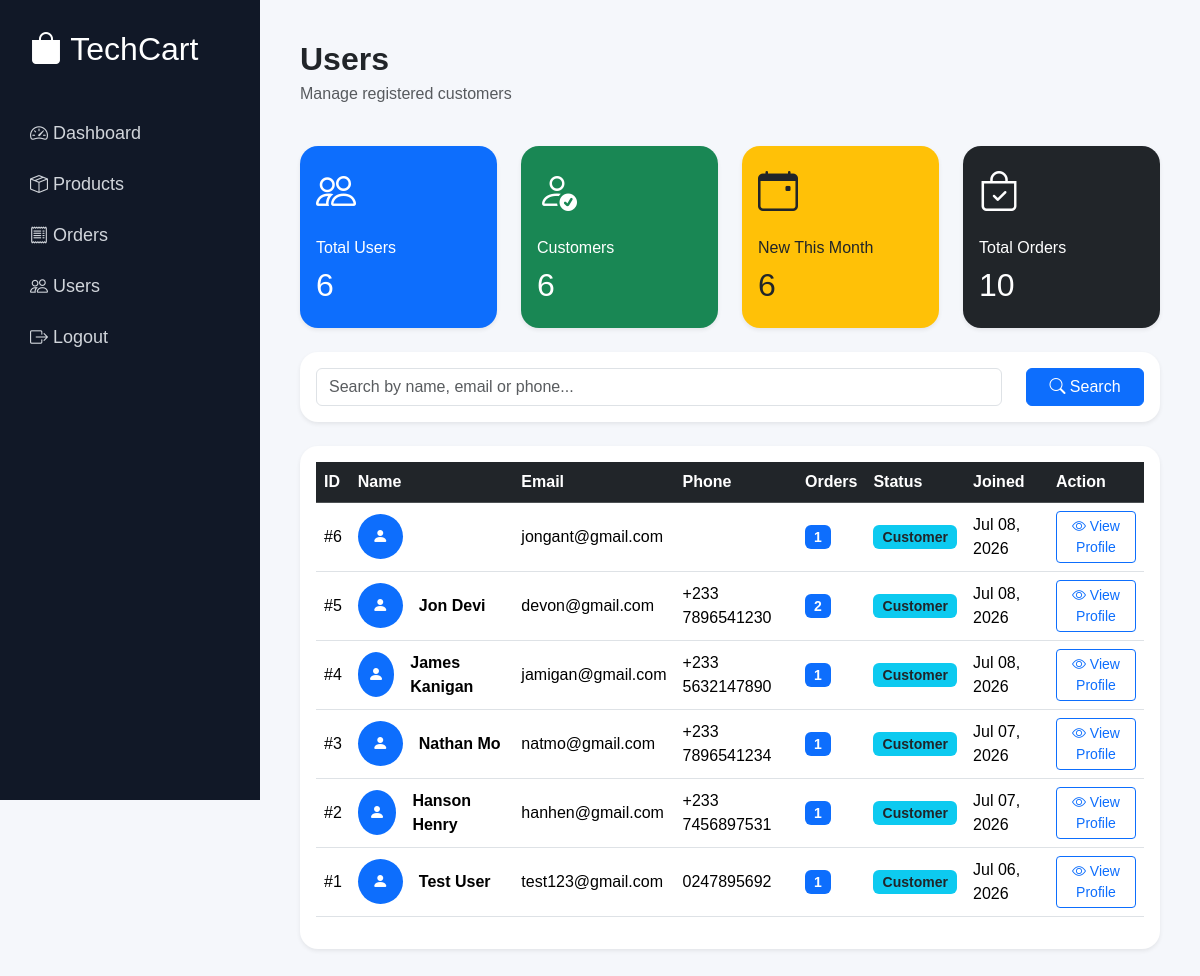
Page /admin/users.php (signed in) on the committed database.
### tables this page shows
CREATE TABLE `users` (
  `id` int(11) NOT NULL,
  `full_name` varchar(100) NOT NULL,
  `email` varchar(100) NOT NULL,
  `password` varchar(255) NOT NULL,
  `phone` varchar(20) DEFAULT NULL,
  `address` text DEFAULT NULL,
  `created_at` timestamp NOT NULL DEFAULT current_timestamp()
);

### admin/users.php (the view, shortened to what this page needs)
<?php
require_once "../config/database.php";
$search = "";
$totalUsers = mysqli_fetch_assoc(
    mysqli_query($conn, "SELECT COUNT(*) AS total FROM users")
)['total'];
$newUsers = mysqli_fetch_assoc(
    mysqli_query(
        $conn,
        "SELECT COUNT(*) AS total
        FROM users
        WHERE MONTH(created_at)=MONTH(CURRENT_DATE())
        AND YEAR(created_at)=YEAR(CURRENT_DATE())"
    )
)['total'];
$buyers = mysqli_fetch_assoc(
    mysqli_query(
        $conn,
        "SELECT COUNT(DISTINCT user_id) AS total
        FROM orders"
    )
)['total'];
$totalOrders = mysqli_fetch_assoc(
    mysqli_query(
        $conn,
        "SELECT COUNT(*) AS total
        FROM orders"
    )
)['total'];
$query = "
SELECT
    users.*,
    COUNT(orders.id) AS total_orders
FROM users
LEFT JOIN orders
ON users.id = orders.user_id
WHERE
    users.full_name LIKE '%$search%'
    OR users.email LIKE '%$search%'
    OR users.phone LIKE '%$search%'
GROUP BY users.id
ORDER BY users.created_at DESC
";
$users = mysqli_query($conn, $query);
?>
<!DOCTYPE html>
<html lang="en">
<head>
<link href="https://cdn.jsdelivr.net/npm/bootstrap@5.3.7/dist/css/bootstrap.min.css" rel="stylesheet">
<link href="https://cdn.jsdelivr.net/npm/bootstrap-icons@1.13.1/font/bootstrap-icons.css" rel="stylesheet">
</head>
<body>
<div class="sidebar">
<h2>
<i class="bi bi-bag-fill"></i>
TechCart
</h2>
<a href="index.php">
<i class="bi bi-speedometer2"></i>
Dashboard
</a>
<a href="products.php">
<i class="bi bi-box-seam"></i>
Products
</a>
<a href="orders.php">
<i class="bi bi-receipt"></i>
Orders
</a>
<a href="users.php" class="active">
<i class="bi bi-people"></i>
Users
</a>
<a href="logout.php">
<i class="bi bi-box-arrow-right"></i>
Logout
</a>
</div>
<div class="main">
<div class="d-flex justify-content-between align-items-center mb-4">
<div>
<h2 class="fw-bold mb-1">
Users
</h2>
<p class="text-muted">
Manage registered customers
</p>
</div>
</div>
<div class="row g-4 mb-4">
<div class="col-lg-3 col-md-6">
<div class="card bg-primary text-white shadow-sm">
<div class="card-body">
<i class="bi bi-people fs-1"></i>
<h6 class="mt-3">Total Users</h6>
<h2><?php echo $totalUsers; ?></h2>
</div>
</div>
</div>
<div class="col-lg-3 col-md-6">
<div class="card bg-success text-white shadow-sm">
<div class="card-body">
<i class="bi bi-person-check fs-1"></i>
<h6 class="mt-3">Customers</h6>
<h2><?php echo $buyers; ?></h2>
</div>
</div>
</div>
<div class="col-lg-3 col-md-6">
<div class="card bg-warning text-dark shadow-sm">
<div class="card-body">
<i class="bi bi-calendar-event fs-1"></i>
<h6 class="mt-3">New This Month</h6>
<h2><?php echo $newUsers; ?></h2>
</div>
</div>
</div>
<div class="col-lg-3 col-md-6">
<div class="card bg-dark text-white shadow-sm">
<div class="card-body">
<i class="bi bi-bag-check fs-1"></i>
<h6 class="mt-3">Total Orders</h6>
<h2><?php echo $totalOrders; ?></h2>
</div>
</div>
</div>
</div>
<div class="card mb-4 shadow-sm">
<div class="card-body">
<form method="GET">
<div class="row">
<div class="col-md-10">
<input
type="text"
name="search"
class="form-control"
placeholder="Search by name, email or phone..."
value="<?php echo htmlspecialchars($search); ?>">
</div>
<div class="col-md-2 d-grid">
<button class="btn btn-primary">
<i class="bi bi-search"></i>
Search
</button>
</div>
</div>
</form>
</div>
</div>
<div class="card shadow-sm">
<div class="card-body">
<div class="table-responsive">
<table class="table table-hover align-middle">
<thead class="table-dark">
<tr>
<th>ID</th>
<th>Name</th>
<th>Email</th>
<th>Phone</th>
<th>Orders</th>
<th>Status</th>
<th>Joined</th>
<th>Action</th>
</tr>
</thead>
<tbody>
<?php if(mysqli_num_rows($users)>0){ ?>
<?php while($user=mysqli_fetch_assoc($users)){ ?>
<tr>
<td>
#<?php echo $user['id']; ?>
</td>
<td>
<div class="d-flex align-items-center">
<div
class="bg-primary text-white rounded-circle d-flex justify-content-center align-items-center me-3"
style="width:45px;height:45px;">
<i class="bi bi-person-fill"></i>
</div>
<div>
<strong>
<?php echo htmlspecialchars($user['full_name']); ?>
</strong>
</div>
</div>
</td>
<td>
<?php echo htmlspecialchars($user['email']); ?>
</td>
<td>
<?php echo htmlspecialchars($user['phone']); ?>
</td>
<td>
<span class="badge bg-primary">
<?php echo $user['total_orders']; ?>
</span>
</td>
<td>
<?php
if($user['total_orders']==0){
echo "<span class='badge bg-secondary'>New</span>";
}elseif($user['total_orders']<5){
echo "<span class='badge bg-info text-dark'>Customer</span>";
}else{
echo "<span class='badge bg-success'>VIP</span>";
}
?>
</td>
<td>
<?php echo date("M d, Y",strtotime($user['created_at'])); ?>
</td>
<td>
<a
href="view_user.php?id=<?php echo $user['id']; ?>"
class="btn btn-outline-primary btn-sm">
<i class="bi bi-eye"></i>
View Profile
</a>
</td>
</tr>
<?php } ?>
<?php } ?>
</tbody>
</table>
</div>
</div>
</div>
</body>
</html>

### admin/users.php (style rules this page uses)
body { background:#f5f7fb; font-family:Poppins,sans-serif; }
.sidebar { position:fixed; left:0; top:0; width:260px; height:100vh; background:#111827; color:white; padding:30px; }
.sidebar h2 { margin-bottom:40px; }
.sidebar a { display:block; color:#d1d5db; text-decoration:none; padding:12px 0; font-size:18px; }
.main { margin-left:260px; padding:40px; }
.card { border:none; border-radius:18px; }
.badge { font-size:14px; }

### rows in the picture
users: id "6", email "jongant@gmail.com", total_orders "1", created_at "Jul 08, 2026"
users: id "5", full_name "Jon Devi", email "devon@gmail.com", phone "+233 7896541230", total_orders "2", created_at "Jul 08, 2026"
users: id "4", full_name "James Kanigan", email "jamigan@gmail.com", phone "+233 5632147890", total_orders "1", created_at "Jul 08, 2026"
users: id "3", full_name "Nathan Mo", email "natmo@gmail.com", phone "+233 7896541234", total_orders "1", created_at "Jul 07, 2026"
users: id "2", full_name "Hanson Henry", email "hanhen@gmail.com", phone "+233 7456897531", total_orders "1", created_at "Jul 07, 2026"
users: id "1", full_name "Test User", email "test123@gmail.com", phone "0247895692", total_orders "1", created_at "Jul 06, 2026"

### other values in the picture
$totalUsers "6"
$buyers "6"
$newUsers "6"
$totalOrders "10"
